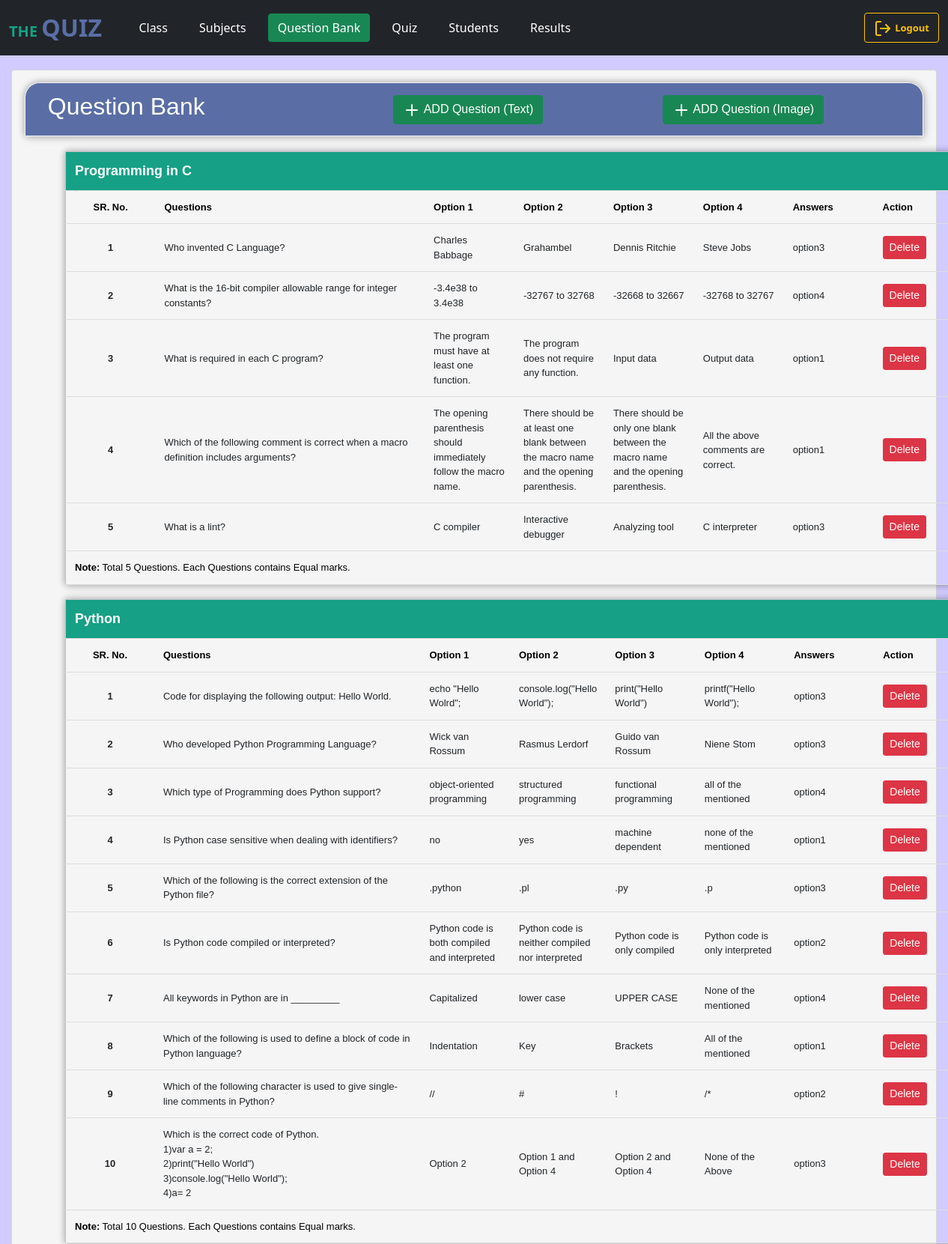
Screenshot of /admin/addquestions.php (signed in, upper part) with the database file from the repository.
### tables this page shows
CREATE TABLE `subjects` (
  `sid` int(11) NOT NULL,
  `subject` varchar(50) NOT NULL,
  `description` text NOT NULL,
  `class_id` int(11) NOT NULL,
  `class_name` varchar(255) NOT NULL
);

CREATE TABLE `questions` (
  `qid` int(11) NOT NULL,
  `sid` int(11) NOT NULL,
  `qno` int(11) NOT NULL,
  `question` text NOT NULL,
  `option1` text NOT NULL,
  `option2` text NOT NULL,
  `option3` text NOT NULL,
  `option4` text NOT NULL,
  `answer` varchar(11) NOT NULL
);

### admin/addquestions.php (the view, shortened to what this page needs)
<?php
include "../Partial/dpconnect.php";
?>
<!doctype html>
<html lang="en">
<head>
    <link href="https://cdn.jsdelivr.net/npm/bootstrap@5.1.3/dist/css/bootstrap.min.css" rel="stylesheet"
>
</head>
<body>
    <nav class="navbar navbar-expand-lg navbar-dark bg-dark">
        <div class="container-fluid">
            <a class="navbar-brand" href="/Quiz/admin/addstudent.php"><b><font color="#16a085">THE </font><font size="6" color="#5A6EA5"> QUIZ </font></b></a> &nbsp &nbsp
            <div class="collapse navbar-collapse" id="navbarSupportedContent">
                <ul class="navbar-nav me-auto mb-2 mb-lg-0">
                <li class="nav-item">
                        <a class="nav-link active" aria-current="page" href="/Quiz/admin/add_class.php"><b><button
                                    type="button" class="btn btn-dark">Class</button></b></a>
                    </li>
                    <li class="nav-item">
                        <a class="nav-link" href="/Quiz/admin/addsubjects.php"><button type="button"
                                class="btn btn-dark">Subjects</button></a>
                    </li>
                    <li class="nav-item">
                        <a class="nav-link" href="/Quiz/admin/addquestions.php"><button type="button"
                                class="btn btn-success">Question Bank</button></a>
                    </li>
                    <li class="nav-item">
                        <a class="nav-link" href="/Quiz/admin/addquiz.php"><button type="button"
                                class="btn btn-dark">Quiz</button></a>
                    </li>
                    <li class="nav-item">
                        <a class="nav-link active" aria-current="page" href="/Quiz/admin/addstudent.php"><b><button
                                    type="button" class="btn btn-dark">Students</button></b></a>
                    </li>
                    <li class="nav-item">
                        <a class="nav-link" href="/Quiz/admin/result.php"><button type="button"
                                class="btn btn-dark">Results</button></a>
                    </li>
                </ul>
                <form action="/Quiz/logout.php" class="d-flex">
                    <button class="btn btn-outline-warning" type="submit"><i data-feather="log-out"></i>
                        <font size="2"><b> Logout</b></font>
                    </button>
                </form>
            </div>
        </div>
    </nav>
    <div class="main">
        <div class="row">
            <div class="col-md-12 mt-1">
                <div class="card mb-3 content">
                    <div class="card-body">
                        <center>
                            <table style="border-radius: 20px 20px 0 0; overflow: hidden; ">
                                <tr id="title">
                                    <th width="40%">
                                        <h2>&nbsp Question Bank</h2>
                                    </th>
                                    <th width="30%">
                                    <button class="qadd btn btn-success" type="submit"
                                                    data-bs-toggle="modal" data-bs-target="#qatmodal"><i
                                                        data-feather="plus"></i> ADD Question (Text) </button>
                                    </th>
                                    <th width="30%">
                                    <button class="qadd btn btn-success" type="submit"
                                                    data-bs-toggle="modal" data-bs-target="#qaimodal"><i
                                                        data-feather="plus"></i> ADD Question (Image) </button>
                                    </th>
                                </tr>
                            </table>
                    <font size="2">
                        <div class="container col-md-12">
                            <br>
                            <?php
        $sql = "SELECT * FROM `subjects`";
        $result = mysqli_query($conn, $sql);
        while($row = mysqli_fetch_assoc($result)){
            $sid=$row['sid'];
            $subject = $row['subject'];
            ?>
                            <table id="mytable">
                                <thead>
                                    <tr id="header">
                                        <th colspan='8'>
                                            <font size="4"> <?php echo $subject;  ?></font>
                                        </th>
                                    </tr>
                                    <tr class="table-success">
                                        <th scope="col" width="10%">
                                            <center>SR. No.</center>
                                        </th>
                                        <th scope="col" width="30%">Questions</th>
                                        <th scope="col" width="10%">Option 1</th>
                                        <th scope="col" width="10%">Option 2</th>
                                        <th scope="col" width="10%">Option 3</th>
                                        <th scope="col" width="10%">Option 4</th>
                                        <th scope="col" width="10%">Answers</th>
                                        <th scope="col" width="10%">Action</th>
                                    </tr>
                                </thead>
                                <tbody>
                                    <?php
  $qsql = "SELECT * FROM `questions` where `questions`.`sid` = '$sid'";
  $qresult = mysqli_query($conn, $qsql);
  $qsno = 0;
  while($qrow = mysqli_fetch_assoc($qresult)){
      $qsno+=1;
      $question = $qrow['question'];
      $display_question = str_replace("\n","<br>",$question);
      echo "<tr>
      <th scope='row'><center>$qsno</center></th>
      <td>" . $display_question . "</td>
      ";
      ?>
      <td><?php
      if (strpos($qrow['option1'],'opt_images/')!== false) {
          ?>
          <img src="<?php echo $qrow['option1']; ?>" width="50" height="50" >
          <?php
      }else {
        echo $qrow['option1'];
      }
      ?></td>
<td><?php
      if (strpos($qrow['option2'],'opt_images/')!== false) {
          ?>
          <img src="<?php echo $qrow['option2']; ?>" width="50" height="50" >
          <?php
      }else {
        echo $qrow['option2'];
      }
      ?></td>
<td><?php
      if (strpos($qrow['option3'],'opt_images/')!== false) {
          ?>
          <img src="<?php echo $qrow['option3']; ?>" width="50" height="50" >
          <?php
      }else {
        echo $qrow['option3'];
      }
      ?></td>
<td><?php
      if (strpos($qrow['option4'],'opt_images/')!== false) {
          ?>
          <img src="<?php echo $qrow['option4']; ?>" width="50" height="50" >
          <?php
      }else {
        echo $qrow['option4'];
      }
      ?></td>
      <td><?php
       echo $qrow['answer']
       ?></td>
      <td><button class='qdelete btn btn-sm btn-danger' id='q<?php echo $qrow['qid']?>' type='submit'>Delete</button></td>
      </tr>
      <?php
  }
?>
                                    <tr class="table-secondary">
                                        <td colspan="8">
                                            <?php  echo "<b>Note:</b> Total ".$_SESSION['totalquestionaddedfor'.$subject]." Questions. Each Questions contains Equal marks.</b>"; ?>
                                        </td>
                                    </tr>
                                </tbody>
                            </table>
                            <br>
                            <?php
        }
?>
                            <br> <br>
                        </div>
                    </font>
                    </div>
                </div>
            </div>
        </div>
</body>
</html>

### admin/addquestions.php (style rules this page uses)
body { background-color: rgb(209, 203, 255); }
.main { padding: 15px; font-family: Arial, Helvetica, sans-serif; }
.card { position: relative; display: flex; flex-direction: column; }
.content { background-color: whitesmoke; }
table { position: relative; top: 50%; border-collapse: collapse; width: 1200px; border: 1px solid #bdc3c7; box-shadow: 2px 2px 12px rgba(0, 0, 0, 0.2), -1px -1px 8px rgba(0, 0, 0, 0.2); }
tr { transition: all .2s ease-in; cursor: pointer; }
th, td { padding: 12px; text-align: left; border-bottom: 1px solid #ddd; }
#header { background-color: #16a085; color: #fff; }
#title { background-color: #5A6EA5; color: #fff; }

### rows the page displays
subjects: subject "Programming in C", subject "5"
questions: question "Who invented C Language?", option1 "Charles Babbage", option2 "Grahambel", option3 "Dennis Ritchie", option4 "Steve Jobs", answer "option3"
questions: question "What is the 16-bit compiler allowable range for integer constants?", option1 "-3.4e38 to 3.4e38", option2 "-32767 to 32768", option3 "-32668 to 32667", option4 "-32768 to 32767", answer "option4"
questions: question "What is required in each C program?", option1 "The program must have at least one function.", option2 "The program does not require any function.", option3 "Input data", option4 "Output data", answer "option1"
questions: question "Which of the following comment is correct when a macro definition includes arguments?", option1 "The opening parenthesis should immediately follow the macro name.", option2 "There should be at least one blank between the macro name and the opening parenthesis.", option3 "There should be only one blank between the macro name and the opening parenthesis.", option4 "All the above comments are correct.", answer "option1"
questions: question "What is a lint?", option1 "C compiler", option2 "Interactive debugger", option3 "Analyzing tool", option4 "C interpreter", answer "option3"
subjects: subject "Python", subject "10"
questions: question "Code for displaying the following output: Hello World.", option1 "echo \"Hello Wolrd\";", option2 "console.log(\"Hello World\");", option3 "print(\"Hello World\")", option4 "printf(\"Hello World\");", answer "option3"
questions: question "Who developed Python Programming Language?", option1 "Wick van Rossum", option2 "Rasmus Lerdorf", option3 "Guido van Rossum", option4 "Niene Stom", answer "option3"
questions: question "Which type of Programming does Python support?", option1 "object-oriented programming", option2 "structured programming", option3 "functional programming", option4 "all of the mentioned", answer "option4"
questions: question "Is Python case sensitive when dealing with identifiers?", option1 "no", option2 "yes", option3 "machine dependent", option4 "none of the mentioned", answer "option1"
questions: question "Which of the following is the correct extension of the Python file?", option1 ".python", option2 ".pl", option3 ".py", option4 ".p", answer "option3"
questions: question "Is Python code compiled or interpreted?", option1 "Python code is both compiled and interpreted", option2 "Python code is neither compiled nor interpreted", option3 "Python code is only compiled", option4 "Python code is only interpreted", answer "option2"
questions: question "All keywords in Python are in _________", option1 "Capitalized", option2 "lower case", option3 "UPPER CASE", option4 "None of the mentioned", answer "option4"
questions: question "Which of the following is used to define a block of code in Python language?", option1 "Indentation", option2 "Key", option3 "Brackets", option4 "All of the mentioned", answer "option1"
questions: question "Which of the following character is used to give single-line comments in Python?", option1 "//", option2 "#", option3 "!", option4 "/*", answer "option2"
questions: question "Which is the correct code of Python. 1)var a = 2; 2)print(\"Hello World\") 3)console.log(\"Hello World\"); 4)a= 2", option1 "Option 2", option2 "Option 1 and Option 4", option3 "Option 2 and Option 4", option4 "None of the Above", answer "option3"
